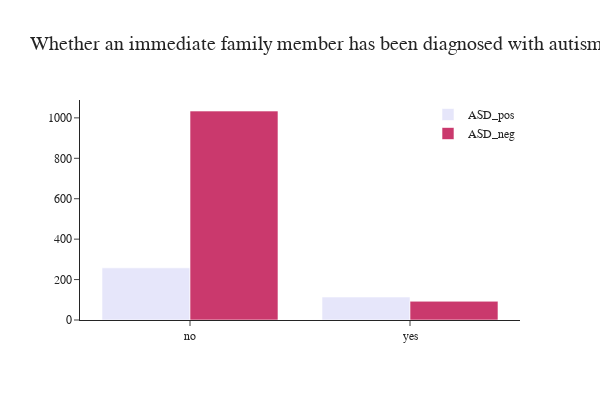

The code cell stored with this chart in its notebook:
### Markdown cell above
- Autism in the family

### Code cell
fig = go.Figure()
fig.add_trace(go.Histogram(x=ASD_pos['autism'],histnorm='',
              name='ASD_pos', marker_color = 'lavender'),)
fig.add_trace(go.Histogram(x=ASD_neg['autism'],histnorm='',
              name='ASD_neg', marker_color = '#c11754', opacity=0.85),)  
fig.update_layout(title="Whether an immediate family member has been diagnosed with autism", 
                  font_family="San Serif",
                  titlefont={'size': 20},
                  template='simple_white',
                  width=600, 
                  height=400,
                  legend=dict(
                  orientation="v", y=1, yanchor="top", x=1.0, xanchor="right" )                 
                 ).update_xaxes(categoryorder='total descending') 
fig.show()

### Figure 1 — Plotly figure (JSON) as saved in the notebook; plotly's stock layout.template omitted (floating-point values rounded to 4 significant figures; data arrays with more than 128 entries replaced by an {"elided": "..."} marker saying what was removed)
{"data": [{"histnorm": "", "marker": {"color": "lavender"}, "name": "ASD_pos", "type": "histogram", "x": {"elided": "372 str values"}}, {"histnorm": "", "marker": {"color": "#c11754"}, "name": "ASD_neg", "opacity": 0.85, "type": "histogram", "x": {"elided": "1127 str values"}}], "layout": {"font": {"family": "San Serif"}, "height": 400, "legend": {"orientation": "v", "x": 1, "xanchor": "right", "y": 1, "yanchor": "top"}, "title": {"font": {"size": 20}, "text": "Whether an immediate family member has been diagnosed with autism"}, "width": 600, "xaxis": {"categoryorder": "total descending"}}}
